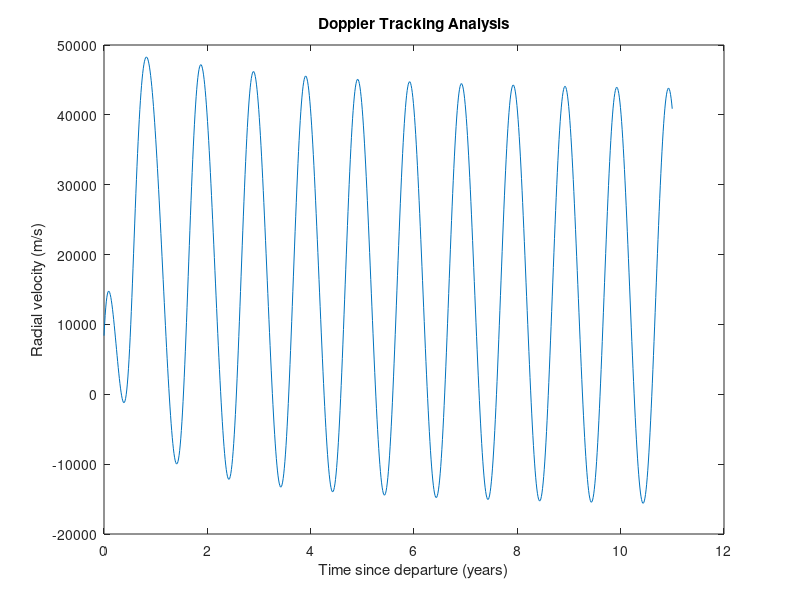
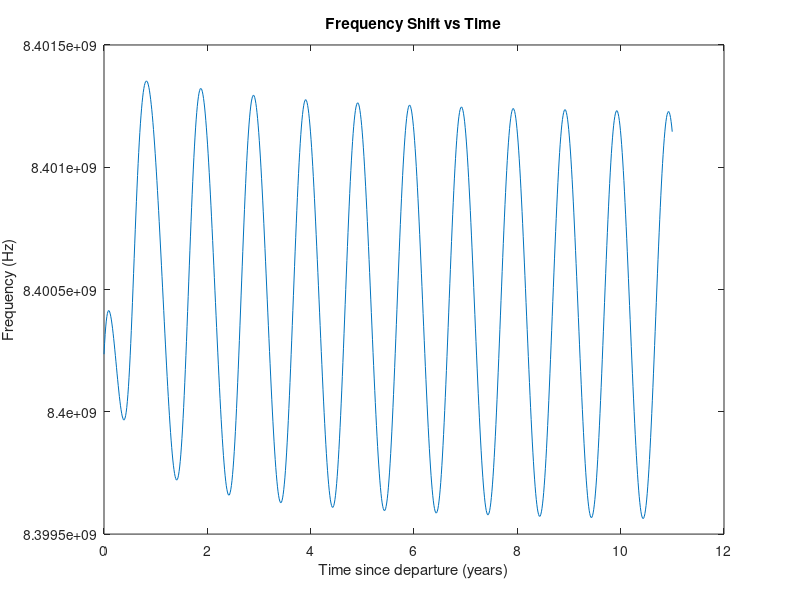
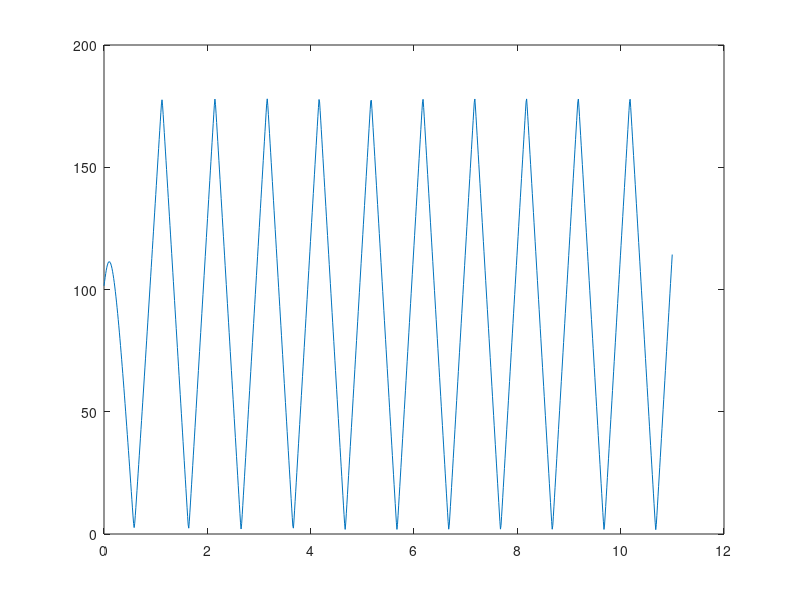

The MATLAB script that drew these images, in order: (Note: this script raises an error after producing the figures.)
% Constants
mu_sun = 1.32712440018e20; % Sun's gravitational parameter (m^3/s^2)
c = 299792458; % Speed of light (m/s)
AU = 1.496e11; % Astronomical unit (m)
deg2rad = pi/180;
rad2deg = 180/pi;

% Given Orbital Elements (converted to SI units)
a = -8.67833125301e11; % Semi-major axis (m) [Negative for hyperbolic]
e = 1.174823; % Eccentricity
i = 2.742 * deg2rad; % Inclination (rad)
RAAN = 73.100 * deg2rad; % Right Ascension of Ascending Node (rad)
omega = 178.272 * deg2rad; % Argument of Periapsis (rad)
theta_dep = 0.466 * deg2rad; % True anomaly at departure (rad)
h = 6.617357042738070e15; % Specific angular momentum (m^2/s)

% Departure and Arrival Dates (MJD2000)
departure_mjd = 12205.50;
arrival_mjd = 16222.50;
time = linspace(0, (arrival_mjd - departure_mjd)*86400, 1000); % Time since departure (s)

function [earth_pos, earth_vel] = getEarthPosition(mjd2000)
    % Approximate Earth's position using Keplerian orbit (Simplified)
    AU = 149597870700;
    T = 365.256363 * 86400; % Orbital period (s)
    t = mjd2000 * 86400; % Time since MJD2000 (s)
    M = 2*pi * t / T; % Mean anomaly
    E = M; % Initial guess for eccentric anomaly (approx for circular orbit)
    earth_pos = [cos(E), sin(E), 0] * AU; % Position (m)
    earth_vel = [-sin(E), cos(E), 0] * (2*pi*AU / T); % Velocity (m/s)
end

function [r_sc, v_sc] = spacecraftState(t, a, e, mu, h, i, RAAN, omega, theta_dep)
    % Solve hyperbolic Kepler's equation for time t
    n = sqrt(mu / (-a)^3); % Mean motion (rad/s)
    M = n * t; % Mean anomaly
    H = solveKeplerHyperbolic(M, e, 1e-6); % Hyperbolic anomaly
    
    % True anomaly
    theta = 2 * atan(sqrt((e + 1)/(e - 1)) * tanh(H / 2));
    
    % Position and velocity in perifocal frame
    r_pf = (h^2 / mu) / (1 + e*cos(theta)) * [cos(theta); sin(theta); 0];
    v_pf = (mu / h) * [-sin(theta); e + cos(theta); 0];
    
    % Rotation matrix to heliocentric frame
    R = rotationMatrix(i, RAAN, omega);
    r_sc = R * r_pf;
    v_sc = R * v_pf;
end

function H = solveKeplerHyperbolic(M, e, tol)
    % Newton-Raphson to solve M = e*sinh(H) - H
    H = M; % Initial guess
    for iter = 1:100
        f = e * sinh(H) - H - M;
        df = e * cosh(H) - 1;
        dH = -f / df;
        H = H + dH;
        if abs(dH) < tol
            break;
        end
    end
end

function R = rotationMatrix(i, RAAN, omega)
    % 3-1-3 Euler rotation
    Rz_RAAN = [cos(RAAN), -sin(RAAN), 0; sin(RAAN), cos(RAAN), 0; 0, 0, 1];
    Rx_i = [1, 0, 0; 0, cos(i), -sin(i); 0, sin(i), cos(i)];
    Rz_omega = [cos(omega), -sin(omega), 0; sin(omega), cos(omega), 0; 0, 0, 1];
    R = Rz_RAAN * Rx_i * Rz_omega;
end

radial_velocity = zeros(size(time));
frequency_shift = zeros(size(time));
for k = 1:length(time)
    t = time(k);
    mjd = departure_mjd + t/86400;
    [earth_pos, earth_vel] = getEarthPosition(mjd);
    [r_sc, v_sc] = spacecraftState(t, a, e, mu_sun, h, i, RAAN, omega, theta_dep);
    
    % Relative velocity
    v_rel = v_sc' - earth_vel;
    r_vec = r_sc' - earth_pos;
    unit_r = r_vec / norm(r_vec);
    radial_velocity(k) = dot(v_rel, unit_r);
    
    % Doppler shift (assuming nominal frequency f0)
    f0 = 8.4e9; % Example: 2.4 GHz -> for X-Band, its 8.4 GHz
    frequency_shift(k) = f0 * (1 + radial_velocity(k)/c);
end

% Plot Radial Velocity
figure;
plot(time/(86400*365.25), radial_velocity);
xlabel('Time since departure (years)');
ylabel('Radial velocity (m/s)');
title('Doppler Tracking Analysis');

% Plot Frequency Shift
figure;
plot(time/(86400*365.25), frequency_shift);
xlabel('Time since departure (years)');
ylabel('Frequency (Hz)');
title('Frequency Shift vs Time');

sep_angle = zeros(size(time));
critical_angle = 5; % Degrees
for k = 1:length(time)
    mjd = departure_mjd + time(k)/86400;
    earth_pos = getEarthPosition(mjd);
    [r_sc, ~] = spacecraftState(time(k), a, e, mu_sun, h, i, RAAN, omega, theta_dep);
    
    % SEP angle
    sun_earth = earth_pos;
    sun_sc = r_sc';
    sep_angle(k) = acosd(dot(sun_earth, sun_sc)/(norm(sun_earth)*norm(sun_sc)));
end

% Plot SEP Angle
figure;
plot(time/(86400*365.25), sep_angle);
yline(critical_angle, 'r--');
xlabel('Time since departure (years)');
ylabel('SEP Angle (degrees)');
title('Solar Conjunction Analysis');

% Convert SEP angles to binary (1 = SEP < 5°)
binary_sep = sep_angle < critical_angle;

% Plot binary SEP visibility
figure;
stairs(time/(86400*365.25), binary_sep, 'LineWidth', 2);
ylim([-0.1 1.1]);
yticks([0 1]);
yticklabels({'Visible (0)', 'Conjunction (1)'});
xlabel('Time since departure (years)');
title('Solar Conjunction Binary Visibility');

light_time = zeros(size(time));
for k = 1:length(time)
    mjd = departure_mjd + time(k)/86400;
    earth_pos = getEarthPosition(mjd);
    [r_sc, ~] = spacecraftState(time(k), a, e, mu_sun, h, i, RAAN, omega, theta_dep);
    distance = norm(r_sc' - earth_pos);
    light_time(k) = distance / c;
end

% Plot Light-Time Delay
figure;
plot(time/(86400*365.25), light_time/60);
xlabel('Time since departure (years)');
ylabel('Signal Travel Time (minutes)');
title('Light-Time Delay');

% DSN Visibility Analysis with 10° Elevation Rule
visibility = zeros(size(time)); % 1 = Not Visible, 0 = Visible
dsn_stations = [-116.8900, 35.4267;  % Goldstone (longitude, latitude)
                -4.2481,   40.4322;   % Madrid
                148.9817, -35.4014];  % Canberra

for k = 1:length(time)
    % Get Earth and spacecraft positions
    mjd = departure_mjd + time(k)/86400;
    [earth_pos, ~] = getEarthPosition(mjd);
    [r_sc, ~] = spacecraftState(time(k), a, e, mu_sun, h, i, RAAN, omega, theta_dep);
    
    % Vector from Earth to spacecraft (heliocentric -> geocentric)
    r_earth_sc = r_sc' - earth_pos(:); % Ensure column vectors
    
    % Convert to RA/Dec (equatorial coordinates)
    [ra, dec] = cart2radec(r_earth_sc);
    
    % Check visibility at all DSN stations
    visible = false;
    for s = 1:size(dsn_stations, 1)
        % Station parameters
        lon = dsn_stations(s, 1); % Longitude (deg)
        lat = dsn_stations(s, 2); % Latitude (deg)
        
        % Calculate Local Sidereal Time (LST)
        lst = mjd2lst(mjd, lon); % In degrees
        
        % Local Hour Angle
        lha = lst - ra; % Degrees
        
        % Elevation calculation (NASA DSN requires >10°)
        elev = asind(sind(dec)*sind(lat) + cosd(dec)*cosd(lat)*cosd(lha));
        
        % Visibility check (10° elevation rule)
        if elev > 10 % Reference: NASA DSN Interface Document (810-5)
            visible = true;
            break; % Visible to at least one station
        end
    end
    
    % Invert logic for binary plot: 1 = Not Visible, 0 = Visible
    visibility(k) = ~visible; 
end

% Plot Binary DSN Visibility
figure;
stairs(time/(86400*365.25), visibility, 'LineWidth', 1.5);
ylim([-0.1 1.1]);
yticks([0 1]);
yticklabels({'Visible (0)', 'Not Visible (1)'});
xlabel('Time since departure (years)');
ylabel('Visibility State');
title('DSN Visibility');

function [ra, dec] = cart2radec(r)
    dec = asind(r(3)/norm(r));
    ra = atan2d(r(2), r(1));
    ra = mod(ra, 360);
end

function lst = mjd2lst(mjd, lon)
    % Convert MJD2000 to LST
    jd = mjd + 2451545.0; % Convert to Julian Date
    T = (jd - 2451545.0)/36525;
    gmst = 280.46061837 + 360.98564736629*(jd - 2451545.0) + 0.000387933*T^2;
    lst = mod(gmst + lon, 360)/15; % Convert to hours
    lst = lst * 15; % Convert to degrees
end